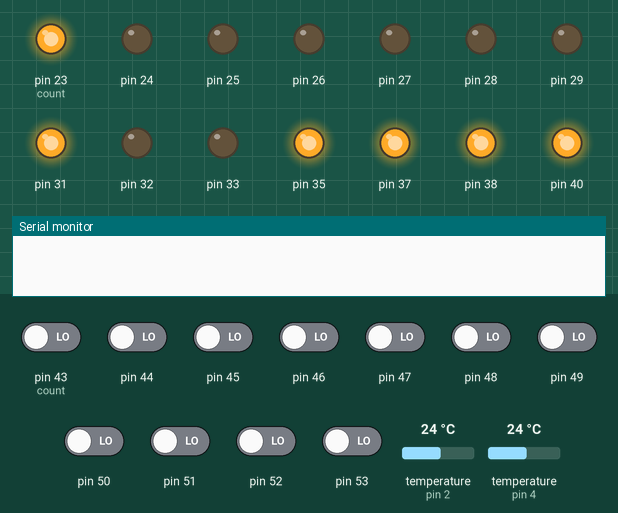
The sketch below on a simulated Arduino Mega 2560, built with avr-gcc and run on an emulated ATmega2560. On the bench: output pins drawn as LEDs (lit = HIGH), the last lines printed to the serial monitor. The test bench sets the inputs (shaded band); at power-on: pin 43 (count), pin 44–53 LOW, temperature (sensors on pin 2, pin 4) 24 °C.

Above: at 1.7 s.
1.8 s: pin 45 driven HIGH
At 2.4 s:
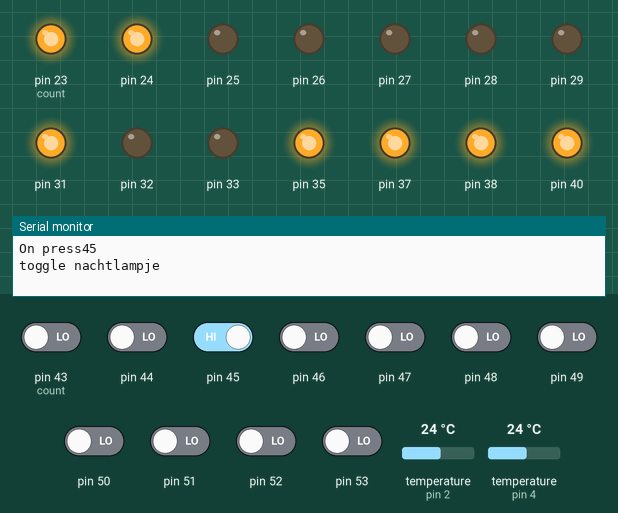
3.3 s: pin 46 driven HIGH
At 4.5 s:
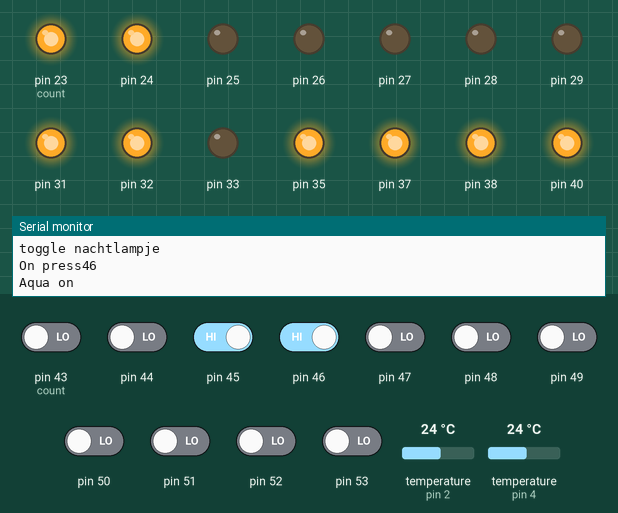
4.8 s: pin 48 driven HIGH
At 5.9 s:
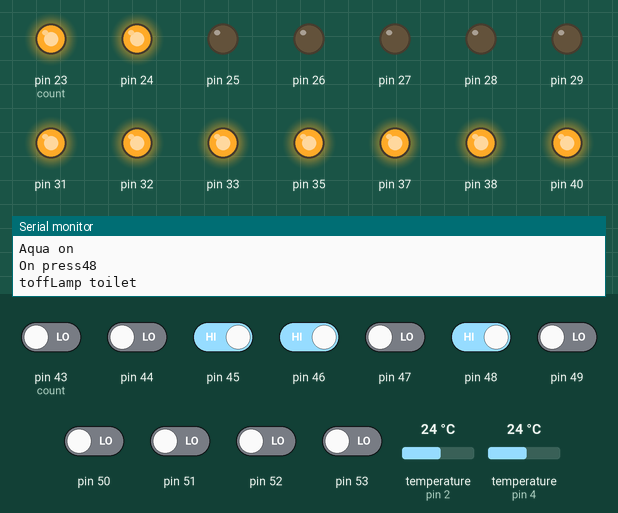
6.3 s: pin 47 driven HIGH
At 7.1 s:
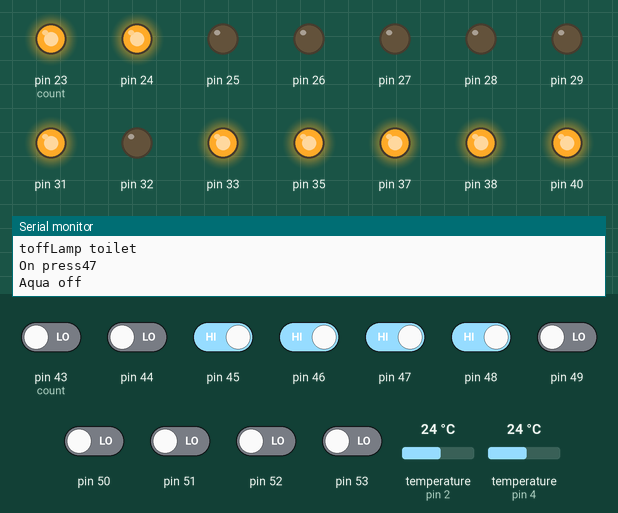
8.1 s: pin 49 driven HIGH
At 8.5 s:
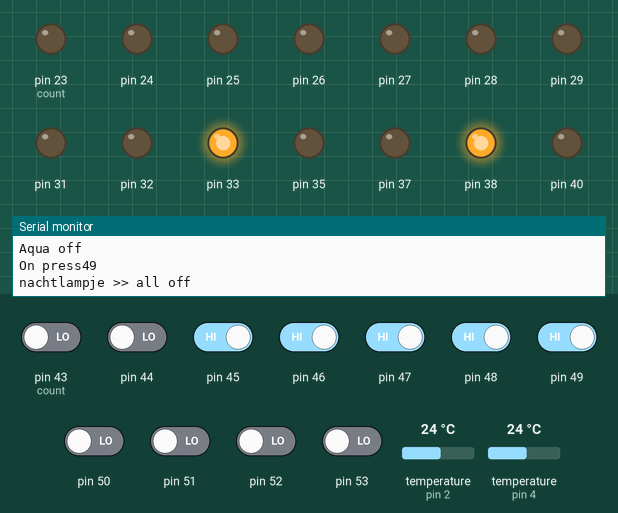
9.6 s: pin 51 driven HIGH
At 11.0 s:
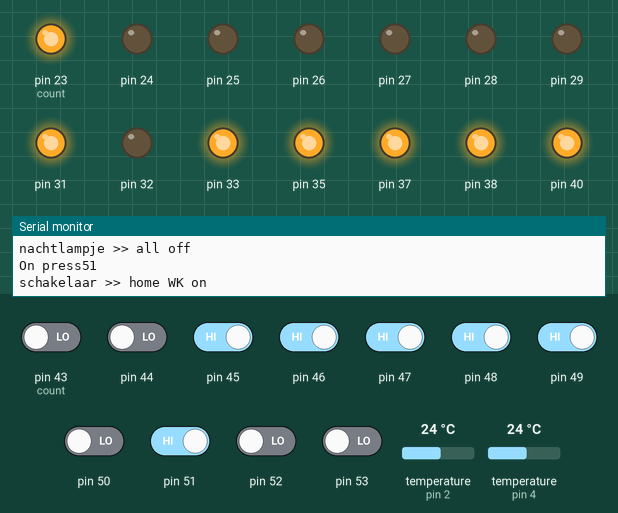
Timing chart, 0 to 36.7 s (numbered marks = the images above; inputs shaded):
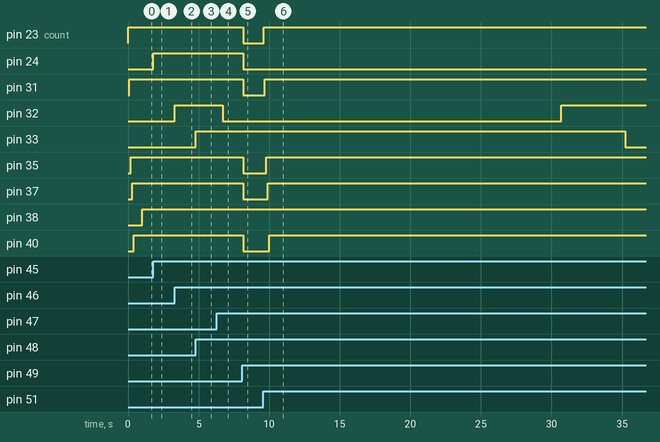

Measured:
- after the input at 1.8 s, pin 24: LOW → HIGH at once
- after the input at 3.3 s, pin 32: LOW → HIGH at once
- after the input at 4.8 s, pin 33: LOW → HIGH at once
- after the input at 6.3 s, pin 32: HIGH → LOW after 0.40 s
- after the input at 8.1 s, pin 23 (count), pin 24, pin 31, pin 35, pin 37, pin 40: HIGH → LOW after 0.07 s
- after the input at 9.6 s, pin 23 (count): LOW → HIGH at once; pin 31: LOW → HIGH after 0.10 s; pin 35: LOW → HIGH after 0.20 s; pin 37: LOW → HIGH after 0.30 s; pin 40: LOW → HIGH after 0.40 s

The sketch:

serialtestBU.ino
```cpp
#include <OneWire.h>
#include <Timer.h>
#include <Time.h>

int      delayTime = 100;                 // delay

Timer    t;
OneWire  oneWireA (4) ;                   // on pin 4  Buffertank
OneWire  oneWireB (2) ;                   // on pin 2  Kachel - Buiten
int      myPins[54];                      // pin buffer
int      myPinDelay[54];                  // pin time for timed off
byte     pinByteRead;
char     pinCharRead;
String   pinNum1, pinNum2, sCommandString;
boolean  myPinSwitch = false;
char     VetusCharRead;
String   VetusContent1, VetusContent2;
boolean  myVetusSwitch = false;
String   bmv_V, bmv_I, bmv_CE, bmv_SOC, bmv_TTG, bmv_Alarm, bmv_Relay;
String   s_BU = "284bbd9440041", t_BU = "";
String   s_WK = "284bb954001d", t_WK = "";
String   s_K1 = "287fa94400f1", t_K1 = "";
String   s_K2 = "28d0a89540029", t_K2 = "";
String   s_B1 = "28c3869540071", t_B1 = "";
String   s_B2 = "2877df95400cc", t_B2 = "";
String   s_B3 = "283448954006", t_B3 = "";
String   s_G1 = "285b819540030", t_G1 = "";
String   s_G2 = "28d0995400d7", t_G2 = "";
unsigned long   nowTimesec;

void aqua()
{
  toffLamp(32,150);  // turn aqua on for 6 sec.
}

void setup()
{
  pinNum1 = ""; pinNum2 = "";
  int   count = 23;        //  OUTPUT startport
  while (count < 43)       //  OUTPUT endport (42)
  {
    pinMode(count, OUTPUT); digitalWrite(count, LOW);
    count++;
  }
  count = 43;              //  INPUT startport
  while (count < 54)       //  INPUT endport
  {
    pinMode(count, INPUT);
    count++;
  }
  Serial.begin(9600);     // for debugging
  Serial1.begin(9600);    // receive from RadxaRock
  Serial2.begin(9600);    // Send to RadxaRock
  Serial3.begin(19200);    // Vetus Accumonitor
  t.every(1000, SendSerial);
  t.every(1000, GetTempA);
  t.every(1000, GetTempB);
  t.every(1000, RunActions);
  t.every(30*60*1000, aqua); // aqua
  StartupScript();
}

void loop()
{
  t.update();
  CheckSerial2(); // Radxa
  CheckSerial3(); // Vetus
  ReadInputs();
}

// ----------------------------------------------------

void RunActions()
{
  nowTimesec = now();
  // loop trough outputs trough outputs to turn off toff items
  int count = 20;            //  OUTPUT startport
  while (count < 45)         //  OUTPUT endport
  {
    if (myPinDelay[count] > 0 & myPinDelay[count] < nowTimesec){
      digitalWrite(count, 0);
      myPins[count] = 0;
      myPinDelay[count] = 0;
    }
    count++;
  }
}

void StartupScript()
{
  digitalWrite(23, HIGH); myPins[23] = 1; delay(delayTime);
  digitalWrite(31, HIGH); myPins[31] = 1; delay(delayTime);
  digitalWrite(35, HIGH); myPins[35] = 1; delay(delayTime);
  digitalWrite(37, HIGH); myPins[37] = 1; delay(delayTime);
  digitalWrite(40, HIGH); myPins[40] = 1; delay(delayTime);
}

void CheckSerial2()
{
  if (Serial2.available()) {
    pinCharRead = Serial2.read();
    //Serial.print(pinCharRead);
    if (pinCharRead != '\n') {
      sCommandString.concat(pinCharRead);
    }

    if (pinCharRead == '\n') {
      receiveserialstring(sCommandString);
      sCommandString ="";
      while(Serial2.available()){
        Serial2.read();
      }
     }

  }
}

void CheckSerial3()
{
  if (Serial3.available()) {
    VetusCharRead = Serial3.read();
    if (VetusCharRead != '\t' & VetusCharRead != '\n') {
      if (!myVetusSwitch) {
        VetusContent1.concat(VetusCharRead);
      } else {
        VetusContent2.concat(VetusCharRead);
      }
    }
    if (VetusCharRead == '\n') {
      VetusContent2.trim();
      if (VetusContent1 == "V")     {bmv_V = VetusContent2;};
      if (VetusContent1 == "I")     {bmv_I = VetusContent2;};
      if (VetusContent1 == "CE")    {bmv_CE = VetusContent2;};
      if (VetusContent1 == "SOC")   {bmv_SOC = VetusContent2;};
      if (VetusContent1 == "TTG")   {bmv_TTG = VetusContent2;};
      if (VetusContent1 == "Alarm") {bmv_Alarm = VetusContent2;};
      if (VetusContent1 == "Relay") {bmv_Relay = VetusContent2;};
      /* Reset the variables for the next round */
      VetusContent1 = "";VetusContent2 = "";myVetusSwitch = false;
      /*Listen for an tab sign (byte code \t) used as a delimiter */
    } else if (VetusCharRead == '\t') {
      myVetusSwitch = true;
    }
  }
}

void GetTempA() // Kachel - Buiten - Woonkamer
{
  byte i;
  byte present = 0;
  String theaddress = "";
  byte type_s;
  byte data[12];
  byte addr[8];
  float celsius, fahrenheit;
  String stringCelsius;
  static char strfbufferC[9];

  if ( !oneWireA.search(addr)) {
    oneWireA.reset_search();
    delay(250);
    return;
  }
  //Serial.print("ROM =");
  for ( i = 0; i < 8; i++) {
    //Serial.write(' ');
    //Serial.print(addr[i], HEX);
    theaddress.concat(String(addr[i], HEX));
  }
  //Serial.println(theaddress);
  oneWireA.reset();
  oneWireA.select(addr);
  oneWireA.write(0x44, 1);        // start conversion, with parasite power on at the end
  //delay(1000);     // maybe 750ms is enough, maybe not
  present = oneWireA.reset();
  oneWireA.select(addr);
  oneWireA.write(0xBE);         // Read Scratchpad
  for ( i = 0; i < 9; i++) {           // we need 9 bytes
    data[i] = oneWireA.read();
  }
  int16_t raw = (data[1] << 8) | data[0];
  if (type_s) {
    raw = raw << 3; // 9 bit resolution default
    if (data[7] == 0x10) {
      // "count remain" gives full 12 bit resolution
      raw = (raw & 0xFFF0) + 12 - data[6];
    }
  } else {
    byte cfg = (data[4] & 0x60);
    // at lower res, the low bits are undefined, so let's zero them
    if (cfg == 0x00) raw = raw & ~7;  // 9 bit resolution, 93.75 ms
    else if (cfg == 0x20) raw = raw & ~3; // 10 bit res, 187.5 ms
    else if (cfg == 0x40) raw = raw & ~1; // 11 bit res, 375 ms
    //// default is 12 bit resolution, 750 ms conversion time
  }
  celsius = (float)raw / 16.0;
  stringCelsius = String(celsius);
  if (theaddress == s_WK) {
    t_WK = stringCelsius;
  };
  if (theaddress == s_BU) {
    t_BU = stringCelsius;
  };
  if (theaddress == s_K1) {
    t_K1 = stringCelsius;
  };
  if (theaddress == s_K2) {
    t_K2 = stringCelsius;
  };
}

void GetTempB() // Buffertank - Generator
{
  byte i;
  byte present = 0;
  String theaddress = "";
  byte type_s;
  byte data[12];
  byte addr[8];
  float celsius, fahrenheit;
  String stringCelsius;
  static char strfbufferC[9];

  if ( !oneWireB.search(addr)) {
    oneWireB.reset_search();
    delay(250);
    return;
  }
  //Serial.print("ROM =");
  for ( i = 0; i < 8; i++) {
    //Serial.write(' ');
    //Serial.print(addr[i], HEX);
    theaddress.concat(String(addr[i], HEX));
  }
  //Serial.println(theaddress);
  oneWireB.reset();
  oneWireB.select(addr);
  oneWireB.write(0x44, 1);        // start conversion, with parasite power on at the end
  //delay(1000);     // maybe 750ms is enough, maybe not
  present = oneWireB.reset();
  oneWireB.select(addr);
  oneWireB.write(0xBE);         // Read Scratchpad
  for ( i = 0; i < 9; i++) {           // we need 9 bytes
    data[i] = oneWireB.read();
  }
  int16_t raw = (data[1] << 8) | data[0];
  if (type_s) {
    raw = raw << 3; // 9 bit resolution default
    if (data[7] == 0x10) {
      // "count remain" gives full 12 bit resolution
      raw = (raw & 0xFFF0) + 12 - data[6];
    }
  } else {
    byte cfg = (data[4] & 0x60);
    // at lower res, the low bits are undefined, so let's zero them
    if (cfg == 0x00) raw = raw & ~7;  // 9 bit resolution, 93.75 ms
    else if (cfg == 0x20) raw = raw & ~3; // 10 bit res, 187.5 ms
    else if (cfg == 0x40) raw = raw & ~1; // 11 bit res, 375 ms
    //// default is 12 bit resolution, 750 ms conversion time
  }
  celsius = (float)raw / 16.0;
  stringCelsius = String(celsius);
  if (theaddress == s_B1) {
    t_B1 = stringCelsius;
  };
  if (theaddress == s_B2) {
    t_B2 = stringCelsius;
  };
  if (theaddress == s_B3) {
    t_B3 = stringCelsius;
  };
  if (theaddress == s_G1) {
    t_G1 = stringCelsius;
  };
  if (theaddress == s_G2) {
    t_G2 = stringCelsius;
  };
}

void ReadInputs()
{
  int count = 42;            //  INPUT startport
  while (count < 54)         //  INPUT endport
  {
    int val = digitalRead(count);
    if( val != myPins[count]){
      if( val ){
        // on press
        Serial.println("On press" + String(count));
          if (count == 51){
            Serial.println("schakelaar >> home WK on");
            switchLamp(23,1);delay(delayTime);switchLamp(31,1);delay(delayTime);switchLamp(35,1);delay(delayTime);switchLamp(37,1);delay(delayTime);switchLamp(40,1);
          } else if (count == 45){
            Serial.println("toggle nachtlampje");
            toggleLamp(24);
          } else if (count == 46){
            Serial.println("Aqua on");
            switchLamp(32,1);
          } else if (count == 47){
            Serial.println("Aqua off");
            switchLamp(32,0);
          } else if (count == 48){
            Serial.println("toffLamp toilet");
            toffLamp(33,30);
          } else if (count == 49){
            Serial.println("nachtlampje >> all off");
            switchLamp(23,0);switchLamp(31,0);switchLamp(35,0);switchLamp(37,0);switchLamp(40,0);switchLamp(24,1);
            switchLamp(27,0);switchLamp(30,0);switchLamp(24,0);switchLamp(26,0);
          } else if (count == 52){
            Serial.println("butt_white >> boven aan");
            switchLamp(27,1);switchLamp(30,1);switchLamp(24,1);
          }
        } else {
        // On release
        Serial.println("On release" + String(count));
        if (count == 51){
          Serial.println("schakelaar >> away all off");
            switchLamp(23,0);delay(delayTime);switchLamp(31,0);delay(delayTime);switchLamp(35,0);delay(delayTime);switchLamp(37,0);delay(delayTime);switchLamp(40,0);delay(delayTime);switchLamp(24,0);
            switchLamp(27,0);switchLamp(30,0);switchLamp(24,0);switchLamp(26,0);
        } else {
        }
      }
      myPins[count] = val;
    }
    count++;
  }
}


void SendSerial()
{
  digitalWrite(38, HIGH); myPins[38] = 1;
  String json;
  json = "{\"due\":{\"step\":";
  json = json + String(nowTimesec);
  json = json + ",\"t_BU\":";
  json = json + t_BU;
  json = json + ",\"t_WK\":";
  json = json + t_WK;
  json = json + ",\"t_K1\":";
  json = json + t_K1;
  json = json + ",\"t_K2\":";
  json = json + t_K2;
  json = json + ",\"t_B1\":";
  json = json + t_B1;
  json = json + ",\"t_B2\":";
  json = json + t_B2;
  json = json + ",\"t_B3\":";
  json = json + t_B3;
  json = json + ",\"t_G1\":";
  json = json + t_G1;
  json = json + ",\"t_G2\":";
  json = json + t_G2;
  json = json + ",\"bmv_V\":";
  json = json + bmv_V;
  json = json + ",\"bmv_I\":";
  json = json + bmv_I;
  json = json + ",\"bmv_CE\":";
  json = json + bmv_CE;
  json = json + ",\"bmv_SOC\":";
  json = json + bmv_SOC;
  json = json + ",\"bmv_TTG\":";
  json = json + bmv_TTG;
  json = json + ",\"bmv_Alarm\":";
  json = json + "\"" + bmv_Alarm + "\"";
  json = json + ",\"bmv_Relay\":";
  json = json + "\"" + bmv_Relay + "\"";

  String valstr = "";
  int count = 20;            //  startport
  while (count < 54)         //  endport
  {
   valstr += myPins[count];
   count++;
  }
  json = json + ",\"pins\":";
  json = json + "\"" + valstr + "\"";
  json = json + "}}";
  //Serial.print(json);
  Serial2.println(json);
  //digitalWrite(38, LOW);
  //myPins[38] = 0;
}

void switchLamp(int deviceid, int onoff) {
  digitalWrite(deviceid, onoff);
  myPins[deviceid] = onoff;
}

void toggleLamp(int deviceid) {
  int val = digitalRead(deviceid);
  if (val){
    digitalWrite(deviceid, 0);
    myPins[deviceid] = 0;
  } else {
    digitalWrite(deviceid, 1);
    myPins[deviceid] = 1;
  }
}

void toffLamp(int deviceid, int sec) {
  myPinDelay[deviceid] = nowTimesec + sec;
  digitalWrite(deviceid, 1);
  myPins[deviceid] = 1;
}

// convert arduino String to int
int stringToInt(String string){
  char char_string[string.length()+1];
  string.toCharArray(char_string, string.length()+1);
  return atoi(char_string);
}

void receiveserialstring(String thestring) {
  Serial.println("thestring " + thestring);
  char* command = strtok(&thestring[0], ";");
  while (command != 0)
  {
    char* separator = strchr(command, '-');

    if (separator != 0)
    {
        *separator = 0;
        int cLampId = atoi(command);
        ++separator;
        char* sepvalue = strchr(separator, '-');
        *sepvalue = 0;
        String cAction = String(separator);
        ++sepvalue;
        int cValue = atoi(sepvalue);

        if (cAction == "on"){
          switchLamp(cLampId,1);
        } else if (cAction == "off") {
          switchLamp(cLampId,0);
        } else if (cAction == "toggle") {
          toggleLamp(cLampId);
        } else if (cAction == "toff") {
          toffLamp(cLampId, cValue);
        }

        Serial.println("cLampId " + String(cLampId) +" cAction " + cAction +" cValue " + String(cValue));
    }
    command = strtok(0, ";");
  }
}
```
